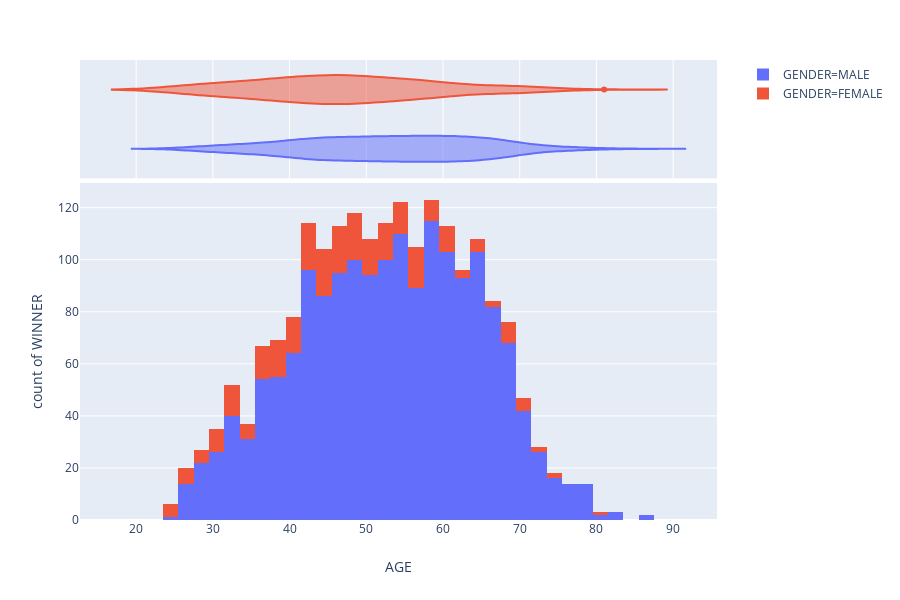

Notebook code for this chart:
### Markdown cell above
Only 13% candidates were female.

### Code cell
fig = px.histogram(data.dropna(), x="AGE", y="WINNER", color="GENDER", marginal="violin",hover_data=data.columns)
fig.show()

### Figure 1 — Plotly figure (JSON) as saved in the notebook; plotly's stock layout.template omitted (floating-point values rounded to 4 significant figures; data arrays with more than 128 entries replaced by an {"elided": "..."} marker saying what was removed)
{"data": [{"alignmentgroup": "True", "bingroup": "x", "hoverlabel": {"namelength": 0}, "hovertemplate": "GENDER=MALE<br>AGE=%{x}<br>count of WINNER=%{y}", "legendgroup": "GENDER=MALE", "marker": {"color": "#636efa"}, "name": "GENDER=MALE", "offsetgroup": "GENDER=MALE", "orientation": "v", "showlegend": true, "type": "histogram", "x": {"elided": "1760 int values"}, "xaxis": "x", "y": {"elided": "1760 int values"}, "yaxis": "y"}, {"alignmentgroup": "True", "customdata": {"elided": "1760x20 mixed values"}, "hoverlabel": {"namelength": 0}, "hovertemplate": "GENDER=%{customdata[6]}<br>AGE=%{customdata[8]}<br>STATE=%{customdata[0]}<br>CONSTITUENCY=%{customdata[1]}<br>NAME=%{customdata[2]}<br>WINNER=%{customdata[3]}<br>PARTY=%{customdata[4]}<br>SYMBOL=%{customdata[5]}<br>CRIMINAL\nCASES=%{customdata[7]}<br>CATEGORY=%{customdata[9]}<br>EDUCATION=%{customdata[10]}<br>ASSETS=%{customdata[11]}<br>LIABILITIES=%{customdata[12]}<br>GENERAL\nVOTES=%{customdata[13]}<br>POSTAL\nVOTES=%{customdata[14]}<br>TOTAL\nVOTES=%{customdata[15]}<br>OVER TOTAL ELECTORS \nIN CONSTITUENCY=%{customdata[16]}<br>OVER TOTAL VOTES POLLED \nIN CONSTITUENCY=%{customdata[17]}<br>TOTAL ELECTORS=%{customdata[18]}<br>Party New=%{customdata[19]}", "legendgroup": "GENDER=MALE", "marker": {"color": "#636efa"}, "name": "GENDER=MALE", "offsetgroup": "GENDER=MALE", "scalegroup": "x", "showlegend": false, "type": "violin", "x": {"elided": "1760 int values"}, "xaxis": "x2", "yaxis": "y2"}, {"alignmentgroup": "True", "bingroup": "x", "hoverlabel": {"namelength": 0}, "hovertemplate": "GENDER=FEMALE<br>AGE=%{x}<br>count of WINNER=%{y}", "legendgroup": "GENDER=FEMALE", "marker": {"color": "#EF553B"}, "name": "GENDER=FEMALE", "offsetgroup": "GENDER=FEMALE", "orientation": "v", "showlegend": true, "type": "histogram", "x": {"elided": "258 int values"}, "xaxis": "x", "y": {"elided": "258 int values"}, "yaxis": "y"}, {"alignmentgroup": "True", "customdata": {"elided": "258x20 mixed values"}, "hoverlabel": {"namelength": 0}, "hovertemplate": "GENDER=%{customdata[6]}<br>AGE=%{customdata[8]}<br>STATE=%{customdata[0]}<br>CONSTITUENCY=%{customdata[1]}<br>NAME=%{customdata[2]}<br>WINNER=%{customdata[3]}<br>PARTY=%{customdata[4]}<br>SYMBOL=%{customdata[5]}<br>CRIMINAL\nCASES=%{customdata[7]}<br>CATEGORY=%{customdata[9]}<br>EDUCATION=%{customdata[10]}<br>ASSETS=%{customdata[11]}<br>LIABILITIES=%{customdata[12]}<br>GENERAL\nVOTES=%{customdata[13]}<br>POSTAL\nVOTES=%{customdata[14]}<br>TOTAL\nVOTES=%{customdata[15]}<br>OVER TOTAL ELECTORS \nIN CONSTITUENCY=%{customdata[16]}<br>OVER TOTAL VOTES POLLED \nIN CONSTITUENCY=%{customdata[17]}<br>TOTAL ELECTORS=%{customdata[18]}<br>Party New=%{customdata[19]}", "legendgroup": "GENDER=FEMALE", "marker": {"color": "#EF553B"}, "name": "GENDER=FEMALE", "offsetgroup": "GENDER=FEMALE", "scalegroup": "x", "showlegend": false, "type": "violin", "x": {"elided": "258 int values"}, "xaxis": "x2", "yaxis": "y2"}], "layout": {"barmode": "relative", "height": 600, "legend": {"tracegroupgap": 0}, "margin": {"t": 60}, "xaxis": {"anchor": "y", "domain": [0, 0.98], "title": {"text": "AGE"}}, "xaxis2": {"anchor": "y2", "domain": [0, 0.98], "matches": "x", "showgrid": true, "showticklabels": false}, "yaxis": {"anchor": "x", "domain": [0, 0.7326], "title": {"text": "count of WINNER"}}, "yaxis2": {"anchor": "x2", "domain": [0.7426, 1], "matches": "y2", "showgrid": false, "showticklabels": false}}}
